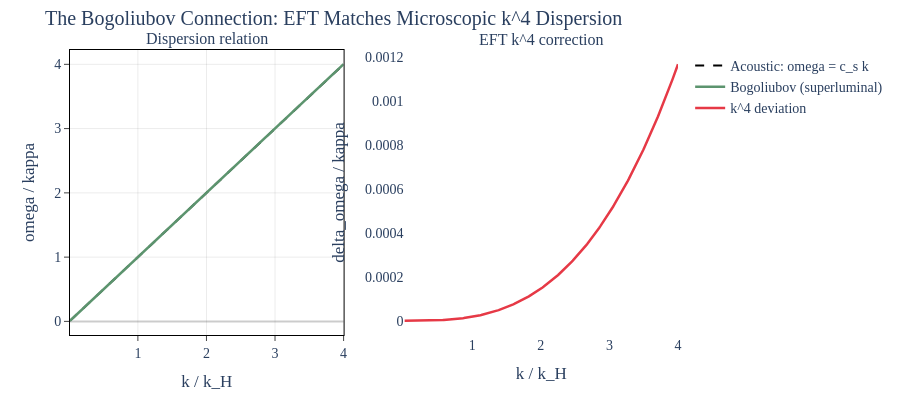

This figure's notebook cell:
### Markdown cell above
## The Bogoliubov connection

At third order, one of the three new terms is $\psi_a \cdot \partial_x^4 \psi_r$, with coefficient $\gamma_{3,1}$. This quartic spatial derivative term generates a $k^4$ contribution to the damping rate.

This is precisely the same structure as the **Bogoliubov dispersion relation** for a weakly interacting BEC:

$$\omega^2 = c_s^2 k^2 + \frac{\hbar^2 k^4}{4m^2}$$

The $k^4$ term is where the long-wavelength EFT "knows about" the microscopic UV physics of the BEC. The effective field theory, constructed purely from symmetry principles, has automatically generated a term that matches the underlying quantum mechanics.

This is the power of the EFT approach: you do not need to know the microscopic theory to predict the *form* of the corrections. The symmetries dictate the structure; only the numerical values of the coefficients require input from the microscopic theory.

### Code cell
# viz-ref: fig_bogoliubov_connection
# Show how the EFT k^4 term connects to the Bogoliubov dispersion

p = experiments["Steinhauer"]
k_arr = np.linspace(0.01, 4, 300)  # in units of k_H
k_phys = k_arr * p["k_H"]

# Acoustic dispersion: omega = c_s * k
omega_acoustic = p["c_s"] * k_phys

# Bogoliubov dispersion: omega^2 = c_s^2 k^2 + (hbar k^2 / 2m)^2
omega_bog = np.sqrt(
    p["c_s"] ** 2 * k_phys**2 + (HBAR * k_phys**2 / (2 * p["mass"])) ** 2
)

# The k^4 correction
delta_omega = omega_bog - omega_acoustic

fig = make_subplots(
    rows=1, cols=2, subplot_titles=("Dispersion relation", "EFT k^4 correction")
)

fig.add_trace(
    go.Scatter(
        x=k_arr,
        y=omega_acoustic / p["kappa"],
        mode="lines",
        line=dict(color=COLORS["horizon"], width=2, dash="dash"),
        name="Acoustic: omega = c_s k",
    ),
    row=1,
    col=1,
)

fig.add_trace(
    go.Scatter(
        x=k_arr,
        y=omega_bog / p["kappa"],
        mode="lines",
        line=dict(color=COLORS["dispersive"], width=2.5),
        name="Bogoliubov (superluminal)",
    ),
    row=1,
    col=1,
)

fig.add_trace(
    go.Scatter(
        x=k_arr,
        y=delta_omega / p["kappa"],
        mode="lines",
        line=dict(color=COLORS["dissipative"], width=2.5),
        name="k^4 deviation",
    ),
    row=1,
    col=2,
)

fig.update_xaxes(title_text="k / k_H", row=1, col=1)
fig.update_xaxes(title_text="k / k_H", row=1, col=2)
fig.update_yaxes(title_text="omega / kappa", row=1, col=1)
fig.update_yaxes(title_text="delta_omega / kappa", row=1, col=2)

apply_layout(
    fig,
    title="The Bogoliubov Connection: EFT Matches Microscopic k^4 Dispersion",
    height=400,
    width=900,
)

fig.show()

print("Left: The Bogoliubov dispersion deviates from the acoustic line at high k.")
print(
    "Right: The deviation grows as k^4 -- exactly the structure predicted by the EFT."
)
print("\nThe EFT coefficient gamma_{3,1} encodes this UV physics without knowing it!")

### Figure 1 — Plotly figure (JSON) as saved in the notebook; plotly's stock layout.template omitted (floating-point values rounded to 4 significant figures; data arrays with more than 128 entries replaced by an {"elided": "..."} marker saying what was removed)
{"data": [{"line": {"color": "#000000", "dash": "dash", "width": 2}, "mode": "lines", "name": "Acoustic: omega = c_s k", "type": "scatter", "x": {"elided": "300 float values"}, "xaxis": "x", "y": {"elided": "300 float values"}, "yaxis": "y"}, {"line": {"color": "#5C946E", "width": 2.5}, "mode": "lines", "name": "Bogoliubov (superluminal)", "type": "scatter", "x": {"elided": "300 float values"}, "xaxis": "x", "y": {"elided": "300 float values"}, "yaxis": "y"}, {"line": {"color": "#E63946", "width": 2.5}, "mode": "lines", "name": "k^4 deviation", "type": "scatter", "x": {"elided": "300 float values"}, "xaxis": "x2", "y": {"elided": "300 float values"}, "yaxis": "y2"}], "layout": {"annotations": [{"font": {"size": 16}, "showarrow": false, "text": "Dispersion relation", "x": 0.225, "xanchor": "center", "xref": "paper", "y": 1, "yanchor": "bottom", "yref": "paper"}, {"font": {"size": 16}, "showarrow": false, "text": "EFT k^4 correction", "x": 0.775, "xanchor": "center", "xref": "paper", "y": 1, "yanchor": "bottom", "yref": "paper"}], "font": {"family": "CMU Serif, Computer Modern, Times New Roman, serif", "size": 14}, "height": 400, "margin": {"b": 60, "l": 70, "r": 30, "t": 50}, "paper_bgcolor": "white", "plot_bgcolor": "white", "title": {"text": "The Bogoliubov Connection: EFT Matches Microscopic k^4 Dispersion"}, "width": 900, "xaxis": {"anchor": "y", "domain": [0, 0.45], "gridcolor": "rgba(0,0,0,0.08)", "linecolor": "black", "linewidth": 1, "mirror": true, "showgrid": true, "showline": true, "ticks": "outside", "title": {"text": "k / k_H"}, "zeroline": true, "zerolinecolor": "rgba(0,0,0,0.2)"}, "xaxis2": {"anchor": "y2", "domain": [0.55, 1], "title": {"text": "k / k_H"}}, "yaxis": {"anchor": "x", "domain": [0, 1], "gridcolor": "rgba(0,0,0,0.08)", "linecolor": "black", "linewidth": 1, "mirror": true, "showgrid": true, "showline": true, "ticks": "outside", "title": {"text": "omega / kappa"}, "zeroline": true, "zerolinecolor": "rgba(0,0,0,0.2)"}, "yaxis2": {"anchor": "x2", "domain": [0, 1], "title": {"text": "delta_omega / kappa"}}}}
